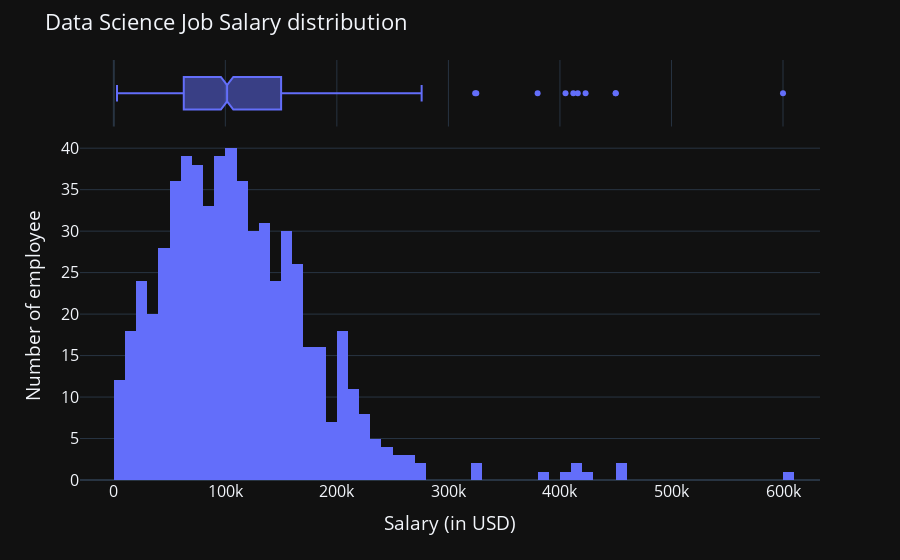

The notebook cell saved with this chart:
### Markdown cell above
##### 3.1.8. Salary in USD
Now let's analyze `salary_in_usd` column.

### Code cell
fig = px.histogram(data_frame=salary_df,
             x='salary_in_usd',
             nbins=100,
             marginal='box',
             template='plotly_dark',
             barmode='group')

fig.update_layout(title='Data Science Job Salary distribution',
                  yaxis_title='Number of employee', 
                  xaxis_title='Salary (in USD)',
                  font_size=16)

### Figure 1 — Plotly figure (JSON) as saved in the notebook; plotly's stock layout.template omitted (floating-point values rounded to 4 significant figures; data arrays with more than 128 entries replaced by an {"elided": "..."} marker saying what was removed)
{"data": [{"alignmentgroup": "True", "bingroup": "x", "hovertemplate": "salary_in_usd=%{x}<br>count=%{y}<extra></extra>", "legendgroup": "", "marker": {"color": "#636efa", "pattern": {"shape": ""}}, "name": "", "nbinsx": 100, "offsetgroup": "", "orientation": "v", "showlegend": false, "type": "histogram", "x": {"elided": "607 int values"}, "xaxis": "x", "yaxis": "y"}, {"alignmentgroup": "True", "hovertemplate": "salary_in_usd=%{x}<extra></extra>", "legendgroup": "", "marker": {"color": "#636efa"}, "name": "", "notched": true, "offsetgroup": "", "showlegend": false, "type": "box", "x": {"elided": "607 int values"}, "xaxis": "x2", "yaxis": "y2"}], "layout": {"barmode": "group", "font": {"size": 16}, "legend": {"tracegroupgap": 0}, "margin": {"t": 60}, "title": {"text": "Data Science Job Salary distribution"}, "xaxis": {"anchor": "y", "domain": [0, 1], "title": {"text": "Salary (in USD)"}}, "xaxis2": {"anchor": "y2", "domain": [0, 1], "matches": "x", "showgrid": true, "showticklabels": false}, "yaxis": {"anchor": "x", "domain": [0, 0.8316], "title": {"text": "Number of employee"}}, "yaxis2": {"anchor": "x2", "domain": [0.8416, 1], "matches": "y2", "showgrid": false, "showline": false, "showticklabels": false, "ticks": ""}}}
